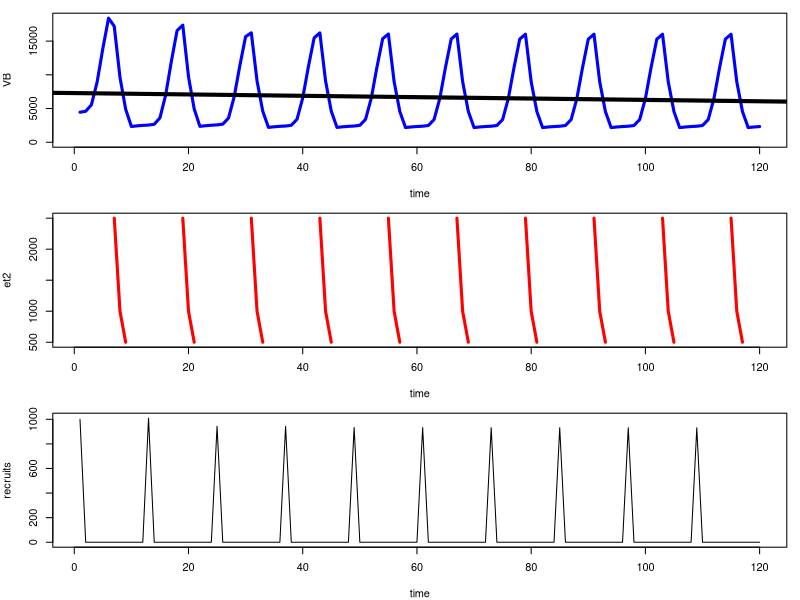

This figure's R source:
### 10/30/2020 Turning generic AS model into monthly scallops 
#   -first make monthly
#   -then input more realistic scallop parms

### Remaining to do:
#     -Probably want to allow the scallops to live maybe 18 months? This would also allow for the possibility that some scallops can
#           -spawn twice. Seems ballpark that this would be a proportion <50% but greater than 10%
#     -make harvest season explicit (i.e. vulnerability off of age or month as opposed to size) or having a vul to harvest and vul to retention
#     -deal with animals that can spawn before they're killed, so need an aggregator to sum eggs in non-recruit months.
#     -consider spatial issues


scenario <- list( 
                 life = list(amax = 18,
                  Ro = 1000,
                  CR = 8,
                  vbk = 4/12,
                  vblinf = 65,
                  vbt0 = 0,
                  alw = 0.0001,
                  alwb = 3,
                  wmat = 12,
                  amat = 10,
                  msd = .1,
                  vlh = 50,
                  vsd = 5,
                  M = 0.2,
                  lorenzc = 1,
                  #this sucks, need to change to 1:amax; probably x/sum(x) and go into EPRo/f
                  prob_spawn = c(0,0,0,0,0,0.1,0.2,0.5,0.8,0.8,0.2,0.1,0.3,0.5,1,1,1,1)),
                  catch = list(FM_flag = "constant", #q or constant
                               q_flag = "constant", #constant or VB
                                effort = c(0,0,0,0,0,0,2500,1000,500,0,0,0), #rep(1000,12) for constant
                                q = 0.0003,
                                U = 0.6,
                                qmax = .0005,
                                bag_unit = "gallon", #gallon or numbers
                                bag = c(2,2,2,2,2,2,3,2,1,2,2,2), # rep(2,12) for constant
                                season = c(0,0,0,0,0,0,1,1,1,0,0,0)), #rep(1,12) for open
                  sim = list(month = 120)
                  )

scallop_model_fun <- function(scenario){
  
  TLref <- scenario$life$vblinf*0.5 #calculate from life values
  #Life history vectors
    scenario$life.vec <- with(scenario$life,{
        life.vec <- data.frame(Age = seq(1,amax))
        life.vec$TL <- vblinf*(1-exp(-vbk*(life.vec$Age-vbt0)))
        life.vec$Wt <- (alw*(life.vec$TL)^alwb)
        life.vec$Vul <- 1/(1+exp(-(life.vec$TL-vlh)/vsd))
        life.vec$Surv <- exp(-(M*TLref/life.vec$TL))^lorenzc
        life.vec$Lo <- life.vec$Lfished <- vector(length=amax)
        life.vec$Lo[1] <- life.vec$Lfished[1] <- 1
        for (i in 2:amax){
          life.vec$Lo[i] <- life.vec$Lo[i-1]*life.vec$Surv[i-1]
          life.vec$Lfished[i] <- life.vec$Lfished[i-1]*life.vec$Surv[i-1]*(1-scenario$catch$U*life.vec$Vul[i-1])
        }
        life.vec$Mat <- 1/(1+exp(-(life.vec$Age-amat)/msd))
        life.vec$Fec <- .1*life.vec$Wt
        life.vec$prob_spawn <- 0
        life.vec$prob_spawn[1:12] <- prob_spawn[1:12]/sum(prob_spawn[1:12])
        life.vec$prob_spawn[13:18] <- prob_spawn[13:18]/sum(prob_spawn[13:18])
        return(life.vec)
    })
  #bag limit 
    #shell height to #'s per gallon
    sh2gal <- function(sh){
      (-6.704*sh + 480.96)/2
    }
    #switch for bag limit units
    scenario$catch <- within(scenario$catch,{
      if(bag_unit=='gallon'){
        maxcat <- bag*2.5          #theoretical max anyone can catch 
        catch.rate <- lapply(maxcat, function(x) seq(0,x,by=0.1))
        ret <- lapply(1:12, function(x) pmin(catch.rate[[x]],bag[x]))      #how many can be retained for every individual option of numbers caught
        p.legal <- rep(1,length(scenario$life.vec$Age))   #not actually bag but would be used if there was a minimum size limit like 1/(1+exp(-1.7*(TL-MLL)/0.07))
      }else if(bag_unit=="numbers"){
        maxcat <- ceiling(bag*2.5)             #theoretical max anyone can catch 
        catch.rate <- lapply(maxcat, function(x) seq(0,x,by=1))
        ret <- lapply(1:12, function(x) pmin(catch.rate[[x]],bag[x]))       #how many can be retained for every individual option of numbers caught
        p.legal <- rep(1,length(scenario$life.vec$Age))   #not actually bag but would be used if there was a minimum size limit like 1/(1+exp(-1.7*(TL-MLL)/0.07))
      }
    })
  #per recruit section
    scenario$per.rec <- with(scenario$life.vec, {
      per.rec <- list()
      per.rec$epro_spawn <- sum(Lo*Fec*Mat*prob_spawn) #eggs-per-recruit unfished conditions
      per.rec$eprf_spawn <- sum(Lfished*Fec*Mat*prob_spawn) #eggs-per-recruit fished conditions
      per.rec$epro <- sum(Lo*Fec*Mat) #eggs-per-recruit unfished conditions
      per.rec$eprf <- sum(Lfished*Fec*Mat) #eggs-per-recruit fished conditions
      per.rec$bpro <- sum(Wt,Lo) #biomass-per-recruit unfished conditions
      per.rec$npro <- sum(Lo) #numbers-per-recruit unfished conditions
      per.rec$vbpro <- sum(Vul*Wt*Lo)  #vulnerable biomass per recruit unfished conditions
      per.rec$vbprf <- sum(Vul*Wt*Lfished) #vulnerable biomiass per recruit fished conditions
      per.rec$spr <- per.rec$epro/per.rec$eprf   #spawning potential ratio
      per.rec$bo <- scenario$life$Ro*per.rec$bpro #biomass at unfished condtions
      per.rec$no <- scenario$life$Ro*per.rec$npro #numbers at unfished conditions
      per.rec$vbo <- scenario$life$Ro*per.rec$vbpro  #vulnerable biomass at unfished conditions
      per.rec$kq <- 2/per.rec$bo   # scaling constant for abundance varying q (from Pine et al 2015)
      return(per.rec)
    })
  #recruitment calculations
    scenario$recruit <- with(scenario$per.rec,{
      recruit <- list()
      recruit$bha <- scenario$life$CR/epro #beverton holt a parm
      recruit$bhb <- (scenario$life$CR-1)/(scenario$life$Ro*epro) #beverton holt b parm
      recruit$bha_spawn <- scenario$life$CR/epro_spawn #beverton holt a parm
      recruit$bhb_spawn <- (scenario$life$CR-1)/(scenario$life$Ro*epro_spawn) #beverton holt b parm
      recruit$r.eq <- (recruit$bha*eprf-1)/(recruit$bhb*eprf) #equilibrium recruitment
      recruit$r.eq_spawn <- (recruit$bha_spawn*eprf_spawn-1)/(recruit$bhb_spawn*eprf_spawn) #equilibrium recruitment
      recruit$yield.eq <- scenario$catch$U*vbprf*recruit$r.eq
      return(recruit)
    })
  #declare locally for easy calling
    amax <- scenario$life$amax
    months <- scenario$sim$month
  #storage
    eggs <- N <- B <- VB <- hr <- yield_n <- yield_b <- cpue_n <- cpue_b <- qt <- et <- hcpue <- hpue <- pr_hr <- vector(length=amax)
    hr_sel <- hr_harv <- nage <- matrix(0, months, amax)
  #initialization
    #numbers
      nage[1,1] <- scenario$life$Ro #initializing first year age structure
      #need the survivors from year before...
      nage[1,13] <- scenario$life$Ro*scenario$life.vec$Lo[13]
      #proc_err[1] = 0 #rnorm(1,0,sdpro) #first value of process error
      # N[1] <- sum(nage[1,]) #first value of total numbers
      B[1] <- sum(nage[1,]*scenario$life.vec$Wt) #first value of total biomass
      # VB[1] <- sum(nage[1,]*scenario$life.vec$Wt*scenario$life.vec$Vul) #first value of vulernable biomass
    #harvest
      #switch for catchability
      if(scenario$catch$q_flag == "constant"){
        qt[1] <- scenario$catch$q #Here fixing q at a constant
      }else if(scenario$catch$q_flag=='VB'){
        qt[1] <- scenario$catch$qmax/(1+scenario$per.rec$kq*B[1])
      }
      et[1] <- scenario$catch$effort[1] * scenario$catch$season[1] #Here fixing effort at a constant
      #swith for fishing mortality
      if(scenario$catch$FM_flag == "q"){ 
        # Here fixing q at a constant
        qt[1] <- scenario$catch$q                                                                  
        hr[1] <- 1-exp(-qt[1]*et[1])
      } else if (scenario$catch$FM_flag == "constant"){
        # Fixing hr as a constant U 
        hr[1] <- scenario$catch$U*scenario$catch$season[1]
      } 
      hr_sel[1,] <- hr[1]*scenario$life.vec$Vul #age-specific capture rate according to selectivity
      hr_harv[1,] <-  hr[1]*scenario$life.vec$Vul*scenario$catch$p.legal #age-specific capture of legally big animals (adjusting hr_sel for size limit)
      hcpue[1] <- sum(nage[1,]*hr_harv[1,])/et[1] #raw catch rates not accounting for bag *also not accounting for loss due to So
      hcpue[1] <- ifelse(is.nan(hcpue[1]),0,hcpue[1])  #trap for cases where effort <- 0, will throw div0 errors (NaN)
      if(scenario$catch$bag_unit=="gallon"){
        require(truncnorm)
        #using a half-normal truncated at zero to get the density of 
        dens.catch <- dtruncnorm(scenario$catch$catch.rate[[1]], a=0, mean=hcpue[1], sd=hcpue[1]*0.4)
        dens.catch <- dens.catch/sum(dens.catch) #need to sum to 1 to prevent loss from density range
        hpue[1] <- sum(dens.catch*scenario$catch$ret[[1]])  #rate of actually harvestable fish accounting for bag and size
      }else{
        dens.catch <- dpois(scenario$catch$catch.rate[[1]],hcpue[1])
        dens.catch <- dens.catch/sum(dens.catch) #need to sum to 1 to prevent loss from density range
        hpue[1] <- sum(dens.catch*scenario$catch$ret[[1]])  #rate of actually harvestable fish accounting for bag and size
      }
      
      pr_hr[1] <- (hpue[1]/hcpue[1])  #probability of actually harvesting fish of legal size
      pr_hr[1] <- ifelse(is.nan(pr_hr[1]),0,pr_hr[1]) #Another trap, becuase hcpue could be 0
      yield_n[1] <- sum(hr_harv[1,]*pr_hr[1]*nage[1,])
      yield_b[1] <- sum(hr_harv[1,]*pr_hr[1]*nage[1,]*scenario$life.vec$Wt) 
      cpue_n[1] <- yield_n[1]/et[1] #first value of cpue
      cpue_b[1] <- yield_b[1]/et[1] #first value of cpue
  #time keeper
    timer <- seq(1,months) %% 12
    timer[timer==0] <- 12
  #simulate
    for(i in 2:months){
        #recruitment
          # nage[i,1] <- 0              #the recruitment without process error
          if((i %% 12)==1){
            eggs[i-1] <- sum(scenario$life.vec$Fec * scenario$life.vec$Mat * t(nage[(i-12):(i-1),])*scenario$life.vec$prob_spawn)

            nage[i,1] <- scenario$recruit$bha_spawn*eggs[i-1]/(1+scenario$recruit$bhb_spawn*eggs[i-1])              #the recruitment without process error
          }

        #nage[i,1] = bha*eggs[i-1]/(1+bhb*eggs[i-1])                          #the recruitment without process error
        #nage[i,1] = bha*eggs[i-1]/(1+bhb*eggs[i-1])*exp(proc_err[i-1])       #the recruitment each year, a product of beverton holt, eggs, and process error ****note this is going to be changed to be a function of a habitat dependent b parmameter, see DD habitat excel file
        #Natural mortality
          #Only have age 1 at this point, so need to fill in other ages to calculate catch rates
          nage[i,2:amax] <- nage[i-1,1:(amax-1)]*scenario$life.vec$Surv[1:(amax-1)] #Note this assumes NO natural mortality yet, so these are theoretical catch rates if we think M happens before F in annual cycle
        #bag limit
          #switch for catchability
          if(scenario$catch$q_flag == "constant"){
            qt[i] <- scenario$catch$q #Here fixing q at a constant
          }else if(scenario$catch$q_flag=='VB'){
            qt[i] <- scenario$catch$qmax/(1+scenario$catch$kq*B[i])
          }
          et[i] <- scenario$catch$effort[timer[i]] * scenario$catch$season[timer[i]] #Here fixing effort at a constant
          #swith for fishing mortality
          if(scenario$catch$FM_flag == "q"){ 
            # Here fixing q at a constant
            qt[i] <- scenario$catch$q                                                                  
            hr[i] <- 1-exp(-qt[i]*et[i])
          } else if (scenario$catch$FM_flag == "constant"){
            # Fixing hr as a constant U 
            hr[i] <- scenario$catch$U * scenario$catch$season[timer[i]]
          } 
          hr_sel[i,] <- hr[i]*scenario$life.vec$Vul
          hr_harv[i,] <- hr[i]*scenario$life.vec$Vul*scenario$catch$p.legal
          hcpue[i] <- sum(nage[i,]*hr_harv[i,])/et[i] #expected catch rate of harvestable fish
          hcpue[i] <- ifelse(is.nan(hcpue[i]),0,hcpue[i])  #div0 trap for effort = 0
          if(scenario$catch$bag_unit=="gallon"){
            #using a half-normal truncated at zero to get the density of 
            dens.catch <- dtruncnorm(scenario$catch$catch.rate[[timer[i]]], a=0, mean=hcpue[i], sd=hcpue[i]*0.4)
            dens.catch <- dens.catch/sum(dens.catch) #need to sum to 1 to prevent loss from density range
            hpue[i] <- sum(dens.catch*scenario$catch$ret[[timer[i]]])  #rate of actually harvestable fish accounting for bag and size
          }else{
            dens.catch <- dpois(scenario$catch$catch.rate[[timer[i]]],hcpue[i])
            dens.catch <- dens.catch/sum(dens.catch) #need to sum to 1 to prevent loss from density range
            hpue[i] <- sum(dens.catch*scenario$catch$ret[[timer[i]]])  #rate of actually harvestable fish accounting for bag and size
          }
          pr_hr[i] <- (hpue[i]/hcpue[i])  #probabilty of actually harvesting (i.e. landing)
          pr_hr[i] <- ifelse(is.nan(pr_hr[i]),0,pr_hr[i])  #trap for effort =0...meaning hcpue=0
        #Mortality
          nage[i,2:amax] <- nage[i-1,1:(amax-1)]*(1-hr_harv[i-1,1:(amax-1)]*pr_hr[i-1]) 
          #nage[i,j] = nage[i-1,j-1]*Surv[j-1]*(1-Vul[j-1]*hr[i-1])
        #Summarize B for use in catchability
          B[i] = sum(nage[i,] * scenario$life.vec$Wt)
    }
  #Summary (no need to be in for loop)
      N <- rowSums(nage)    #total numbers, sum of numbers at each age
      VB <- nage%*%(scenario$life.vec$Wt*scenario$life.vec$Vul) #vulernable biomass, sum of numbers at age * weight at age * vul at age
      yield_n <- rowSums(hr_harv*nage*pr_hr)#yeild in numbers
      yield_b <-  rowSums(hr_harv*(nage%*%diag(scenario$life.vec$Wt))*pr_hr) #yeild in biomass
      cpue_n <- yield_n/et   #cpue in numbers, yeild/effort
      cpue_b <- yield_b/et  #cpue in bimoass, yeild/effort
      recruits <- nage[,1]
  #return
    ret.l <- list(scenario = scenario,
                  results=data.frame(
                                     time = 1:scenario$sim$month,
                                      N = N,
                                      B = B,
                                      VB = VB,
                                      recruits = recruits,
                                      yield_n = yield_n,
                                      yeild_b = yield_b,
                                      cpue_n = cpue_n,
                                      cpue_b = cpue_b,
                                      et = et,
                                      qt = qt,
                                      hcpue = hcpue,
                                      hpue = hpue,
                                      pr_hr = pr_hr))
    return(ret.l)
}
###-----------------------------------------------------
#    Run
###-----------------------------------------------------
  run1 <- scallop_model_fun(scenario)

  #Simple plot of VB, effort
    with(run1$results,{
        par(mfrow=c(3,1), mar=c(4,4,1,1))
        plot(time, VB, type="l", col="blue", 
             lwd=3, ylim=c(0, max(VB)))
        abline(lm(VB~time), lwd=4)
        et2 <- et
        et2[et2==0] <- NA
        plot(time, et2, col="red", lwd=3, type='l')
        plot(time, recruits, type='l')
    })
    
